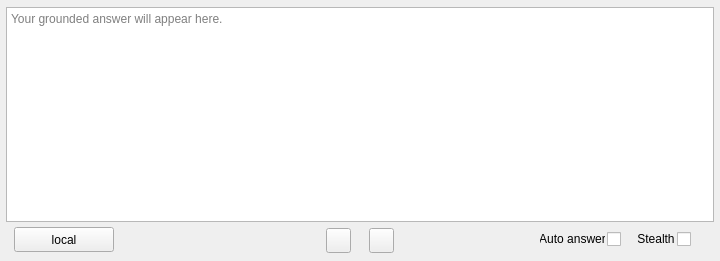
<?xml version="1.0" encoding="UTF-8"?>
<ui version="4.0">
 <class>PrxmptFeedbackWindowForm</class>
 <widget class="QWidget" name="FeedbackWindowRoot">
  <property name="geometry"><rect><x>0</x><y>0</y><width>720</width><height>261</height></rect></property>
  <property name="minimumSize"><size><width>720</width><height>261</height></size></property>
  <property name="maximumSize"><size><width>720</width><height>261</height></size></property>
  <widget class="QFrame" name="FeedbackCard">
   <property name="geometry"><rect><x>0</x><y>0</y><width>720</width><height>260</height></rect></property>
   <property name="frameShape"><enum>QFrame::NoFrame</enum></property>
   <widget class="QPlainTextEdit" name="AnswerView">
    <property name="geometry"><rect><x>6</x><y>7</y><width>708</width><height>215</height></rect></property>
    <property name="readOnly"><bool>true</bool></property>
    <property name="placeholderText"><string>Your grounded answer will appear here.</string></property>
   </widget>
   <widget class="LoadingSpinner" name="AnswerLoadingSpinner">
    <property name="geometry"><rect><x>349</x><y>104</y><width>22</width><height>22</height></rect></property>
    <property name="visible"><bool>false</bool></property>
   </widget>
   <widget class="QLabel" name="PopupErrorMirror">
    <property name="geometry"><rect><x>18</x><y>18</y><width>684</width><height>76</height></rect></property>
    <property name="text"><string/></property>
    <property name="wordWrap"><bool>true</bool></property>
    <property name="visible"><bool>false</bool></property>
   </widget>
   <widget class="QPushButton" name="ModelBadge">
    <property name="geometry"><rect><x>14</x><y>227</y><width>100</width><height>25</height></rect></property>
    <property name="text"><string>local</string></property>
   </widget>
   <widget class="QPushButton" name="PreviousAnswerButton">
    <property name="geometry"><rect><x>326</x><y>228</y><width>25</width><height>25</height></rect></property>
    <property name="icon"><iconset><normaloff>answer-navigation.png</normaloff>answer-navigation.png</iconset></property>
    <property name="iconSize"><size><width>25</width><height>25</height></size></property>
   </widget>
   <widget class="QPushButton" name="NextAnswerButton">
    <property name="geometry"><rect><x>369</x><y>228</y><width>25</width><height>25</height></rect></property>
    <property name="icon"><iconset><normaloff>answer-navigation.png</normaloff>answer-navigation.png</iconset></property>
    <property name="iconSize"><size><width>25</width><height>25</height></size></property>
   </widget>
   <widget class="QLabel" name="AutoAnswerLabel">
    <property name="geometry"><rect><x>540</x><y>233</y><width>65</width><height>12</height></rect></property>
    <property name="text"><string>Auto answer</string></property>
    <property name="alignment"><set>Qt::AlignCenter</set></property>
   </widget>
   <widget class="ToggleSwitch" name="AutoAnswerSwitch">
    <property name="geometry"><rect><x>607</x><y>227</y><width>25</width><height>25</height></rect></property>
   </widget>
   <widget class="QLabel" name="StealthLabel">
    <property name="geometry"><rect><x>637</x><y>233</y><width>38</width><height>12</height></rect></property>
    <property name="text"><string>Stealth</string></property>
    <property name="alignment"><set>Qt::AlignCenter</set></property>
   </widget>
   <widget class="ToggleSwitch" name="StealthSwitch">
    <property name="geometry"><rect><x>677</x><y>227</y><width>25</width><height>25</height></rect></property>
   </widget>
  </widget>
 </widget>
 <customwidgets>
  <customwidget>
   <class>LoadingSpinner</class>
   <extends>QWidget</extends>
   <header>clearcue.ui.popup_cluster</header>
  </customwidget>
  <customwidget>
   <class>ToggleSwitch</class>
   <extends>QCheckBox</extends>
   <header>clearcue.ui.popup_cluster</header>
  </customwidget>
 </customwidgets>
 <resources/>
 <connections/>
</ui>
